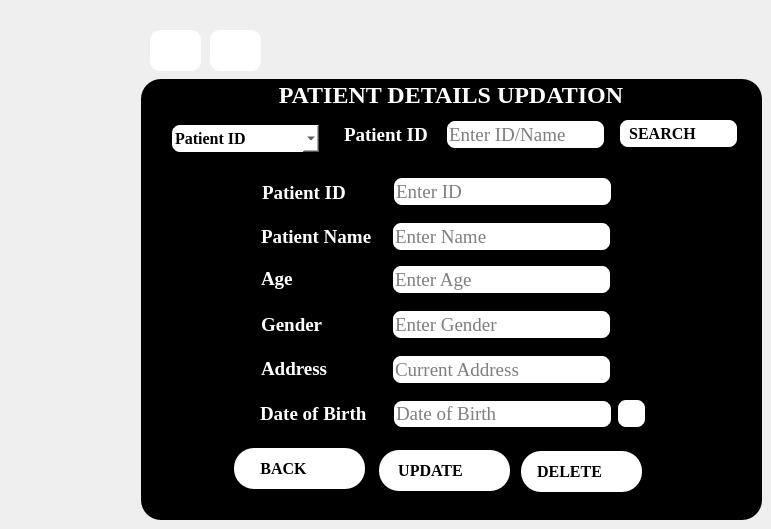
    <widget class="QWidget" name="page_5">
     <widget class="QGroupBox" name="groupBox_6">
      <property name="geometry">
       <rect>
        <x>141</x>
        <y>79</y>
        <width>621</width>
        <height>441</height>
       </rect>
      </property>
      <property name="font">
       <font>
        <family>Times New Roman</family>
        <pointsize>18</pointsize>
        <weight>75</weight>
        <bold>true</bold>
       </font>
      </property>
      <property name="styleSheet">
       <string notr="true">QGroupBox{
color:white;
background:black;
border-radius:20px;
}</string>
      </property>
      <property name="title">
       <string>PATIENT DETAILS UPDATION</string>
      </property>
      <property name="alignment">
       <set>Qt::AlignCenter</set>
      </property>
      <widget class="QLabel" name="label_Change">
       <property name="geometry">
        <rect>
         <x>203</x>
         <y>45</y>
         <width>91</width>
         <height>21</height>
        </rect>
       </property>
       <property name="font">
        <font>
         <family>Times New Roman</family>
         <pointsize>14</pointsize>
         <weight>75</weight>
         <bold>true</bold>
        </font>
       </property>
       <property name="styleSheet">
        <string notr="true">QLabel{
color:white;
}</string>
       </property>
       <property name="text">
        <string>Patient ID</string>
       </property>
      </widget>
      <widget class="QLineEdit" name="lineEdit_IDsearch">
       <property name="geometry">
        <rect>
         <x>304</x>
         <y>40</y>
         <width>161</width>
         <height>31</height>
        </rect>
       </property>
       <property name="font">
        <font>
         <family>Times New Roman</family>
         <pointsize>14</pointsize>
        </font>
       </property>
       <property name="styleSheet">
        <string notr="true">QLineEdit{
border: 2px solid black;
border-radius:10px;
background:white;
}</string>
       </property>
       <property name="placeholderText">
        <string>Enter ID/Name</string>
       </property>
      </widget>
      <widget class="QPushButton" name="pushButton_Search">
       <property name="geometry">
        <rect>
         <x>477</x>
         <y>39</y>
         <width>121</width>
         <height>31</height>
        </rect>
       </property>
       <property name="font">
        <font>
         <family>Times New Roman</family>
         <pointsize>12</pointsize>
         <weight>75</weight>
         <bold>true</bold>
        </font>
       </property>
       <property name="styleSheet">
        <string notr="true">QPushButton{
border: 2px solid black;
border-radius:10px;
background:white;
}</string>
       </property>
       <property name="text">
        <string>SEARCH        </string>
       </property>
      </widget>
      <widget class="QLabel" name="label_24">
       <property name="geometry">
        <rect>
         <x>120</x>
         <y>147</y>
         <width>121</width>
         <height>21</height>
        </rect>
       </property>
       <property name="font">
        <font>
         <family>Times New Roman</family>
         <pointsize>14</pointsize>
         <weight>75</weight>
         <bold>true</bold>
        </font>
       </property>
       <property name="styleSheet">
        <string notr="true">QLabel{
color:white;
}</string>
       </property>
       <property name="text">
        <string>Patient Name</string>
       </property>
      </widget>
      <widget class="QLabel" name="label_25">
       <property name="geometry">
        <rect>
         <x>120</x>
         <y>189</y>
         <width>121</width>
         <height>21</height>
        </rect>
       </property>
       <property name="font">
        <font>
         <family>Times New Roman</family>
         <pointsize>14</pointsize>
         <weight>75</weight>
         <bold>true</bold>
        </font>
       </property>
       <property name="styleSheet">
        <string notr="true">QLabel{
color:white;
}</string>
       </property>
       <property name="text">
        <string>Age</string>
       </property>
      </widget>
      <widget class="QLabel" name="label_26">
       <property name="geometry">
        <rect>
         <x>120</x>
         <y>235</y>
         <width>121</width>
         <height>21</height>
        </rect>
       </property>
       <property name="font">
        <font>
         <family>Times New Roman</family>
         <pointsize>14</pointsize>
         <weight>75</weight>
         <bold>true</bold>
        </font>
       </property>
       <property name="styleSheet">
        <string notr="true">QLabel{
color:white;
}</string>
       </property>
       <property name="text">
        <string>Gender</string>
       </property>
      </widget>
      <widget class="QLabel" name="label_27">
       <property name="geometry">
        <rect>
         <x>120</x>
         <y>279</y>
         <width>121</width>
         <height>21</height>
        </rect>
       </property>
       <property name="font">
        <font>
         <family>Times New Roman</family>
         <pointsize>14</pointsize>
         <weight>75</weight>
         <bold>true</bold>
        </font>
       </property>
       <property name="styleSheet">
        <string notr="true">QLabel{
color:white;
}</string>
       </property>
       <property name="text">
        <string>Address</string>
       </property>
      </widget>
      <widget class="QLineEdit" name="lineEdit_SName_2">
       <property name="geometry">
        <rect>
         <x>250</x>
         <y>142</y>
         <width>221</width>
         <height>31</height>
        </rect>
       </property>
       <property name="font">
        <font>
         <family>Times New Roman</family>
         <pointsize>14</pointsize>
        </font>
       </property>
       <property name="styleSheet">
        <string notr="true">QLineEdit{
border: 2px solid black;
border-radius:10px;
background:white;
}</string>
       </property>
       <property name="placeholderText">
        <string>Enter Name</string>
       </property>
      </widget>
      <widget class="QLineEdit" name="lineEdit_SAge">
       <property name="geometry">
        <rect>
         <x>250</x>
         <y>185</y>
         <width>221</width>
         <height>31</height>
        </rect>
       </property>
       <property name="font">
        <font>
         <family>Times New Roman</family>
         <pointsize>14</pointsize>
        </font>
       </property>
       <property name="styleSheet">
        <string notr="true">QLineEdit{
border: 2px solid black;
border-radius:10px;
background:white;
}</string>
       </property>
       <property name="placeholderText">
        <string>Enter Age</string>
       </property>
      </widget>
      <widget class="QLineEdit" name="lineEdit_SGender">
       <property name="geometry">
        <rect>
         <x>250</x>
         <y>230</y>
         <width>221</width>
         <height>31</height>
        </rect>
       </property>
       <property name="font">
        <font>
         <family>Times New Roman</family>
         <pointsize>14</pointsize>
        </font>
       </property>
       <property name="styleSheet">
        <string notr="true">QLineEdit{
border: 2px solid black;
border-radius:10px;
background:white;
}</string>
       </property>
       <property name="placeholderText">
        <string>Enter Gender</string>
       </property>
      </widget>
      <widget class="QLineEdit" name="lineEdit_ID_SAddress">
       <property name="geometry">
        <rect>
         <x>250</x>
         <y>275</y>
         <width>221</width>
         <height>31</height>
        </rect>
       </property>
       <property name="font">
        <font>
         <family>Times New Roman</family>
         <pointsize>14</pointsize>
        </font>
       </property>
       <property name="styleSheet">
        <string notr="true">QLineEdit{
border: 2px solid black;
border-radius:10px;
background:white;
}</string>
       </property>
       <property name="placeholderText">
        <string>Current Address</string>
       </property>
      </widget>
      <widget class="QPushButton" name="pushButton_16">
       <property name="geometry">
        <rect>
         <x>238</x>
         <y>371</y>
         <width>131</width>
         <height>41</height>
        </rect>
       </property>
       <property name="font">
        <font>
         <family>Times New Roman</family>
         <pointsize>12</pointsize>
         <weight>75</weight>
         <bold>true</bold>
        </font>
       </property>
       <property name="styleSheet">
        <string notr="true">QPushButton{
border-radius:20px;
background:white;

background-color: rgb(255, 255, 255);}
QPushButton:hover {
  background: rgb(170, 165, 163);
}</string>
       </property>
       <property name="text">
        <string>UPDATE       </string>
       </property>
      </widget>
      <widget class="QPushButton" name="pushButton_17">
       <property name="geometry">
        <rect>
         <x>380</x>
         <y>372</y>
         <width>121</width>
         <height>41</height>
        </rect>
       </property>
       <property name="font">
        <font>
         <family>Times New Roman</family>
         <pointsize>12</pointsize>
         <weight>75</weight>
         <bold>true</bold>
        </font>
       </property>
       <property name="styleSheet">
        <string notr="true">QPushButton{
border-radius:20px;
background:white;

background-color: rgb(255, 255, 255);}
QPushButton:hover {
  background: rgb(170, 165, 163);
}</string>
       </property>
       <property name="text">
        <string>DELETE      </string>
       </property>
      </widget>
      <widget class="QComboBox" name="comboBox_ID_Name">
       <property name="geometry">
        <rect>
         <x>29</x>
         <y>44</y>
         <width>151</width>
         <height>31</height>
        </rect>
       </property>
       <property name="font">
        <font>
         <family>Times New Roman</family>
         <pointsize>12</pointsize>
         <weight>75</weight>
         <bold>true</bold>
        </font>
       </property>
       <property name="styleSheet">
        <string notr="true">QComboBox{
border: 2px solid black;
border-radius:10px;
background:white;
}</string>
       </property>
       <item>
        <property name="text">
         <string>Patient ID</string>
        </property>
       </item>
       <item>
        <property name="text">
         <string>Patient Name</string>
        </property>
       </item>
      </widget>
      <widget class="QLineEdit" name="lineEdit_SID">
       <property name="geometry">
        <rect>
         <x>251</x>
         <y>97</y>
         <width>221</width>
         <height>31</height>
        </rect>
       </property>
       <property name="font">
        <font>
         <family>Times New Roman</family>
         <pointsize>14</pointsize>
        </font>
       </property>
       <property name="styleSheet">
        <string notr="true">QLineEdit{
border: 2px solid black;
border-radius:10px;
background:white;
}</string>
       </property>
       <property name="placeholderText">
        <string>Enter ID</string>
       </property>
      </widget>
      <widget class="QLabel" name="label_33">
       <property name="geometry">
        <rect>
         <x>121</x>
         <y>103</y>
         <width>121</width>
         <height>21</height>
        </rect>
       </property>
       <property name="font">
        <font>
         <family>Times New Roman</family>
         <pointsize>14</pointsize>
         <weight>75</weight>
         <bold>true</bold>
        </font>
       </property>
       <property name="styleSheet">
        <string notr="true">QLabel{
color:white;
}</string>
       </property>
       <property name="text">
        <string>Patient ID</string>
       </property>
      </widget>
      <widget class="QPushButton" name="pushButton_back">
       <property name="geometry">
        <rect>
         <x>93</x>
         <y>369</y>
         <width>131</width>
         <height>41</height>
        </rect>
       </property>
       <property name="font">
        <font>
         <family>Times New Roman</family>
         <pointsize>12</pointsize>
         <weight>75</weight>
         <bold>true</bold>
        </font>
       </property>
       <property name="styleSheet">
        <string notr="true">QPushButton{
border-radius:20px;
background:white;

background-color: rgb(255, 255, 255);}
QPushButton:hover {
  background: rgb(170, 165, 163);
}</string>
       </property>
       <property name="text">
        <string>BACK        </string>
       </property>
      </widget>
      <widget class="QPushButton" name="pushButton_Patient_ID_Updataion">
       <property name="geometry">
        <rect>
         <x>303</x>
         <y>40</y>
         <width>161</width>
         <height>31</height>
        </rect>
       </property>
       <property name="styleSheet">
        <string notr="true">background:qlineargradient(spread:pad, x1:0, y1:0, x2:1, y2:0, stop:0 rgba(0, 0, 0, 0), stop:1 rgba(0,0,0,0));
border:black;</string>
       </property>
       <property name="text">
        <string/>
       </property>
      </widget>
      <widget class="QPushButton" name="pushButton_PatientIDUpdation">
       <property name="geometry">
        <rect>
         <x>257</x>
         <y>100</y>
         <width>211</width>
         <height>31</height>
        </rect>
       </property>
       <property name="styleSheet">
        <string notr="true">background:qlineargradient(spread:pad, x1:0, y1:0, x2:1, y2:0, stop:0 rgba(0, 0, 0, 0), stop:1 rgba(0,0,0,0));
border:black;</string>
       </property>
       <property name="text">
        <string/>
       </property>
      </widget>
      <widget class="QPushButton" name="pushButton_Patient_NameUpdation">
       <property name="geometry">
        <rect>
         <x>250</x>
         <y>140</y>
         <width>211</width>
         <height>31</height>
        </rect>
       </property>
       <property name="styleSheet">
        <string notr="true">background:qlineargradient(spread:pad, x1:0, y1:0, x2:1, y2:0, stop:0 rgba(0, 0, 0, 0), stop:1 rgba(0,0,0,0));
border:black;</string>
       </property>
       <property name="text">
        <string/>
       </property>
      </widget>
      <widget class="QPushButton" name="pushButton_AgeUpdation">
       <property name="geometry">
        <rect>
         <x>250</x>
         <y>180</y>
         <width>211</width>
         <height>31</height>
        </rect>
       </property>
       <property name="styleSheet">
        <string notr="true">background:qlineargradient(spread:pad, x1:0, y1:0, x2:1, y2:0, stop:0 rgba(0, 0, 0, 0), stop:1 rgba(0,0,0,0));
border:black;</string>
       </property>
       <property name="text">
        <string/>
       </property>
      </widget>
      <widget class="QPushButton" name="pushButton_GenderUpdation">
       <property name="geometry">
        <rect>
         <x>260</x>
         <y>230</y>
         <width>211</width>
         <height>31</height>
        </rect>
       </property>
       <property name="styleSheet">
        <string notr="true">background:qlineargradient(spread:pad, x1:0, y1:0, x2:1, y2:0, stop:0 rgba(0, 0, 0, 0), stop:1 rgba(0,0,0,0));
border:black;</string>
       </property>
       <property name="text">
        <string/>
       </property>
      </widget>
      <widget class="QPushButton" name="pushButton_AddressUpdation">
       <property name="geometry">
        <rect>
         <x>256</x>
         <y>278</y>
         <width>211</width>
         <height>31</height>
        </rect>
       </property>
       <property name="styleSheet">
        <string notr="true">background:qlineargradient(spread:pad, x1:0, y1:0, x2:1, y2:0, stop:0 rgba(0, 0, 0, 0), stop:1 rgba(0,0,0,0));
border:black;</string>
       </property>
       <property name="text">
        <string/>
       </property>
      </widget>
      <widget class="QPushButton" name="pushButton_22">
       <property name="geometry">
        <rect>
         <x>171</x>
         <y>377</y>
         <width>31</width>
         <height>23</height>
        </rect>
       </property>
       <property name="styleSheet">
        <string notr="true">QPushButton{
border-radius:10px;
background:white;

background-color: rgb(255, 255, 255);}
QPushButton:hover {
  background: rgb(170, 165, 163);
}</string>
       </property>
       <property name="text">
        <string/>
       </property>
       <property name="icon">
        <iconset>
         <normaloff>:/images/return.png</normaloff>:/images/return.png</iconset>
       </property>
       <property name="iconSize">
        <size>
         <width>20</width>
         <height>20</height>
        </size>
       </property>
      </widget>
      <widget class="QPushButton" name="pushButton_23">
       <property name="geometry">
        <rect>
         <x>323</x>
         <y>378</y>
         <width>31</width>
         <height>23</height>
        </rect>
       </property>
       <property name="styleSheet">
        <string notr="true">QPushButton{
border-radius:10px;
background:white;

background-color: rgb(255, 255, 255);}
QPushButton:hover {
  background: rgb(170, 165, 163);
}</string>
       </property>
       <property name="text">
        <string/>
       </property>
       <property name="icon">
        <iconset>
         <normaloff>images/up-arrow.png</normaloff>images/up-arrow.png</iconset>
       </property>
      </widget>
      <widget class="QPushButton" name="pushButton_24">
       <property name="geometry">
        <rect>
         <x>460</x>
         <y>379</y>
         <width>31</width>
         <height>23</height>
        </rect>
       </property>
       <property name="styleSheet">
        <string notr="true">QPushButton{
border-radius:10px;
background:white;

background-color: rgb(255, 255, 255);}
QPushButton:hover {
  background: rgb(170, 165, 163);
}</string>
       </property>
       <property name="text">
        <string/>
       </property>
       <property name="icon">
        <iconset>
         <normaloff>:/images/icons8-delete-24.png</normaloff>:/images/icons8-delete-24.png</iconset>
       </property>
       <property name="iconSize">
        <size>
         <width>22</width>
         <height>22</height>
        </size>
       </property>
      </widget>
      <widget class="QPushButton" name="pushButton_28">
       <property name="geometry">
        <rect>
         <x>562</x>
         <y>43</y>
         <width>31</width>
         <height>23</height>
        </rect>
       </property>
       <property name="styleSheet">
        <string notr="true">QPushButton{
border-radius:10px;
background:white;

background-color: rgb(255, 255, 255);}</string>
       </property>
       <property name="text">
        <string/>
       </property>
       <property name="icon">
        <iconset>
         <normaloff>:/images/magnifying-glass_151773.png</normaloff>:/images/magnifying-glass_151773.png</iconset>
       </property>
       <property name="iconSize">
        <size>
         <width>20</width>
         <height>20</height>
        </size>
       </property>
      </widget>
      <widget class="QPushButton" name="pushButton_105">
       <property name="geometry">
        <rect>
         <x>475</x>
         <y>319</y>
         <width>31</width>
         <height>31</height>
        </rect>
       </property>
       <property name="styleSheet">
        <string notr="true">QPushButton{
border: 2px solid black;
border-radius:10px;
background:white;

background-color: rgb(255, 255, 255);}
QPushButton:hover {
  background: rgb(170, 165, 163);
}</string>
       </property>
       <property name="text">
        <string/>
       </property>
       <property name="icon">
        <iconset>
         <normaloff>:/images/table-grid.png</normaloff>:/images/table-grid.png</iconset>
       </property>
       <property name="iconSize">
        <size>
         <width>23</width>
         <height>23</height>
        </size>
       </property>
      </widget>
      <widget class="QLabel" name="label_41">
       <property name="geometry">
        <rect>
         <x>119</x>
         <y>324</y>
         <width>111</width>
         <height>21</height>
        </rect>
       </property>
       <property name="font">
        <font>
         <family>Times New Roman</family>
         <pointsize>14</pointsize>
         <weight>75</weight>
         <bold>true</bold>
        </font>
       </property>
       <property name="styleSheet">
        <string notr="true">QLabel{
color:white;
}</string>
       </property>
       <property name="text">
        <string>Date of Birth</string>
       </property>
      </widget>
      <widget class="QLineEdit" name="lineEdit_ODOB">
       <property name="geometry">
        <rect>
         <x>251</x>
         <y>320</y>
         <width>221</width>
         <height>30</height>
        </rect>
       </property>
       <property name="font">
        <font>
         <family>Times New Roman</family>
         <pointsize>14</pointsize>
         <weight>50</weight>
         <bold>false</bold>
        </font>
       </property>
       <property name="styleSheet">
        <string notr="true">QLineEdit{
border: 2px solid black;
border-radius:10px;
background:white;
}</string>
       </property>
       <property name="placeholderText">
        <string>Date of Birth</string>
       </property>
      </widget>
      <zorder>lineEdit_IDsearch</zorder>
      <zorder>pushButton_Patient_ID_Updataion</zorder>
      <zorder>label_Change</zorder>
      <zorder>pushButton_Search</zorder>
      <zorder>label_24</zorder>
      <zorder>label_25</zorder>
      <zorder>label_26</zorder>
      <zorder>label_27</zorder>
      <zorder>lineEdit_SName_2</zorder>
      <zorder>lineEdit_SAge</zorder>
      <zorder>lineEdit_SGender</zorder>
      <zorder>lineEdit_ID_SAddress</zorder>
      <zorder>pushButton_16</zorder>
      <zorder>pushButton_17</zorder>
      <zorder>comboBox_ID_Name</zorder>
      <zorder>lineEdit_SID</zorder>
      <zorder>label_33</zorder>
      <zorder>pushButton_back</zorder>
      <zorder>pushButton_PatientIDUpdation</zorder>
      <zorder>pushButton_Patient_NameUpdation</zorder>
      <zorder>pushButton_AgeUpdation</zorder>
      <zorder>pushButton_GenderUpdation</zorder>
      <zorder>pushButton_AddressUpdation</zorder>
      <zorder>pushButton_22</zorder>
      <zorder>pushButton_23</zorder>
      <zorder>pushButton_24</zorder>
      <zorder>pushButton_28</zorder>
      <zorder>pushButton_105</zorder>
      <zorder>label_41</zorder>
      <zorder>lineEdit_ODOB</zorder>
     </widget>
     <widget class="QPushButton" name="pushButton_39">
      <property name="geometry">
       <rect>
        <x>210</x>
        <y>30</y>
        <width>51</width>
        <height>41</height>
       </rect>
      </property>
      <property name="styleSheet">
       <string notr="true">QPushButton{
border-radius:10px;
background:white;

background-color: rgb(255, 255, 255);}
QPushButton:hover {
  background: rgb(170, 165, 163);
}</string>
      </property>
      <property name="text">
       <string/>
      </property>
      <property name="icon">
       <iconset>
        <normaloff>:/images/calculator_2838862.png</normaloff>:/images/calculator_2838862.png</iconset>
      </property>
      <property name="iconSize">
       <size>
        <width>26</width>
        <height>26</height>
       </size>
      </property>
     </widget>
     <widget class="QPushButton" name="pushButton_40">
      <property name="geometry">
       <rect>
        <x>150</x>
        <y>30</y>
        <width>51</width>
        <height>41</height>
       </rect>
      </property>
      <property name="styleSheet">
       <string notr="true">QPushButton{
border-radius:10px;
background:white;

background-color: rgb(255, 255, 255);}
QPushButton:hover {
  background: rgb(170, 165, 163);
}</string>
      </property>
      <property name="text">
       <string/>
      </property>
      <property name="icon">
       <iconset>
        <normaloff>:/images/wifi_2099239.png</normaloff>:/images/wifi_2099239.png</iconset>
      </property>
      <property name="iconSize">
       <size>
        <width>20</width>
        <height>20</height>
       </size>
      </property>
     </widget>
    </widget>
